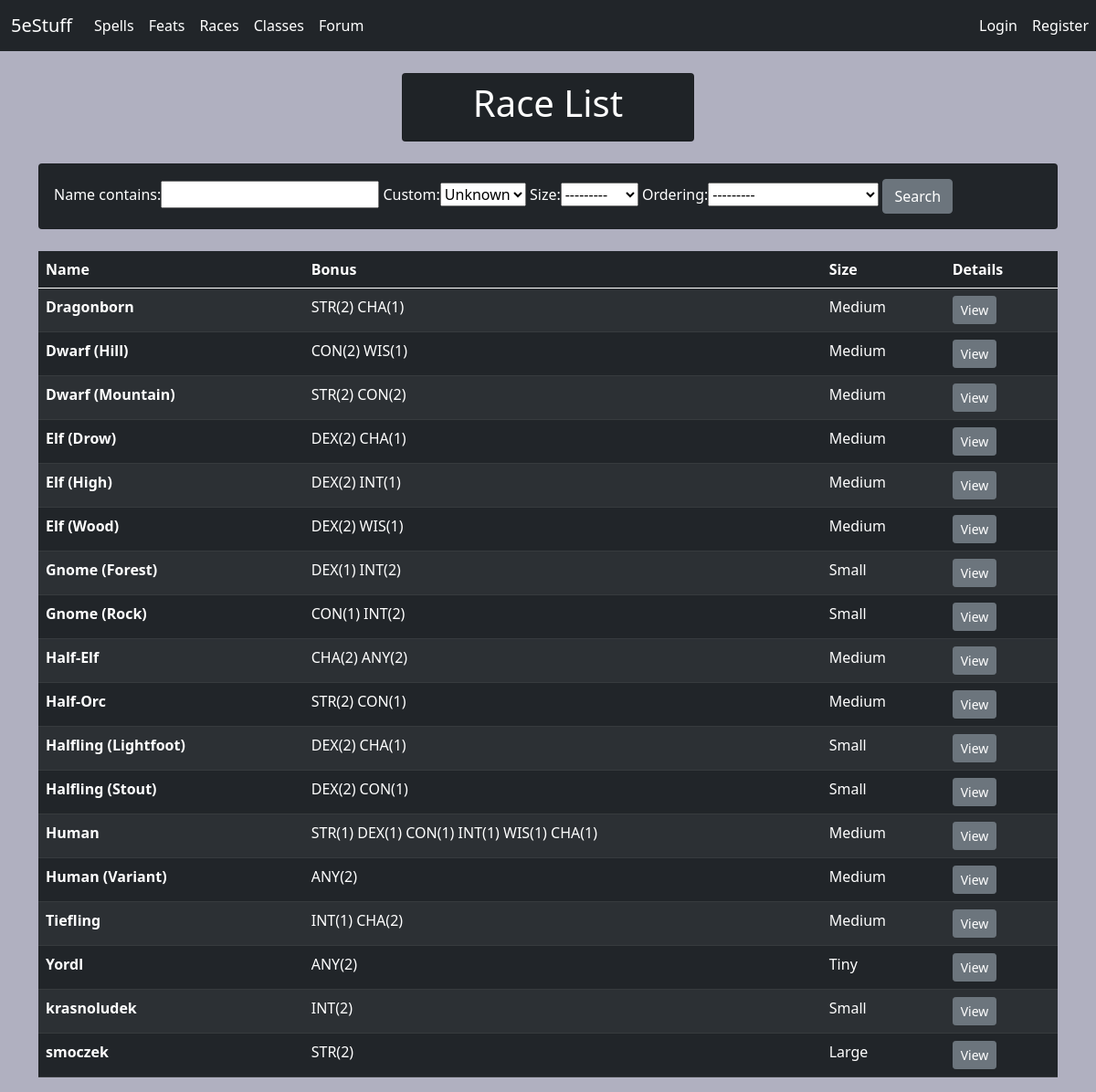
The page /races/ on the database its author committed.
### forum/models.py (models this page shows, shortened)
class Race(models.Model):
    name = models.CharField(max_length=100, unique=True)
    bonuses = models.ManyToManyField(Bonus, related_name='race_bonuses')
    size = models.CharField(max_length=100, choices = [('Tiny', 'Tiny'),('Small', 'Small'),('Medium','Medium'),('Large','Large')])
    speed = models.IntegerField()
    desc = RichTextField()
    author = models.ForeignKey(User, on_delete=models.CASCADE)
    custom = models.BooleanField(default=False)

class Bonus(models.Model):
    name = models.CharField(max_length=10, choices = [('STR','STR'),('DEX','DEX'),('CON','CON'),('INT','INT'),('WIS','WIS'), ('CHA','CHA'), ('ANY','ANY')])
    value = models.IntegerField(choices = [(-2,'-2'),(-1,'-1'),(1,'1'),(2,'2')])

### forum/views.py (the view)
# urls.py: path('races/', RacesView, name="races_v"),
def RacesView(request):
    races = Race.objects.all().order_by("custom","name")
    filter = RaceFilter(request.GET, queryset=races)
    races = filter.qs
    context = {'races':races,'filter':filter}
    return render(request, 'races.html', context)

### forum/templates/races.html (shortened to what this page needs)
{% extends 'base.html'%}
{% block content %}
<div class="card text-white bg-dark mx-auto" style="max-width: 20rem;">
  <div class="card-header">
    <h1 style="text-align:center;">Race List</h1>
  </div>
</div>
<br/>
<div class="card text-white bg-dark mx-auto">
  <div class="card-body">
		<form method="GET">
			{{ filter.form }}
			<button class="btn btn-secondary" type="submit">Search</button>
		</form>
	</div>
</div>
<br/>
<table class="table table-striped table-dark">
  <thead>
    <tr>
      <th scope="col">Name</th>
      <th scope="col">Bonus</th>
      <th scope="col">Size</th>
	  <th scope="col">Details</th>
    </tr>
  </thead>
  <tbody>
	{% for race in races %}
    <tr>
      <th scope="row">{{ race.name }}</th>
      <td> {% for x in race.bonuses.values %} {{x.name}}({{x.value}}) {% endfor %} </td>
      <td> {{ race.size }} </td>
	  <td> <button type="button" class="btn btn-secondary btn-sm" data-bs-toggle="modal" data-bs-target="#raceModal{{ race.id }}">View</button></td>
    </tr>
	{% endfor %}
  </tbody>
</table>
{% endblock %}

### forum/templates/base.html (style rules this page uses)
body { background-color: #b0b0c0 }

### rows shown on the page
Race: name "Dragonborn", size "Medium"
Bonus: name "STR", value "2"
Bonus: name "CHA", value "1"
Race: name "Dwarf (Hill)", size "Medium"
Bonus: name "CON", value "2"
Bonus: name "WIS", value "1"
Race: name "Dwarf (Mountain)", size "Medium"
Race: name "Elf (Drow)", size "Medium"
Bonus: name "DEX", value "2"
Race: name "Elf (High)", size "Medium"
Bonus: name "INT", value "1"
Race: name "Elf (Wood)", size "Medium"
Race: name "Gnome (Forest)", size "Small"
Bonus: name "DEX", value "1"
Bonus: name "INT", value "2"
Race: name "Gnome (Rock)", size "Small"
Bonus: name "CON", value "1"
Race: name "Half-Elf", size "Medium"
Bonus: name "CHA", value "2"
Bonus: name "ANY", value "2"
Race: name "Half-Orc", size "Medium"
Race: name "Halfling (Lightfoot)", size "Small"
Race: name "Halfling (Stout)", size "Small"
Race: name "Human", size "Medium"
Bonus: name "STR", value "1"
Race: name "Human (Variant)", size "Medium"
Race: name "Tiefling", size "Medium"
Race: name "Yordl", size "Tiny"
Race: name "krasnoludek", size "Small"
Race: name "smoczek", size "Large"
